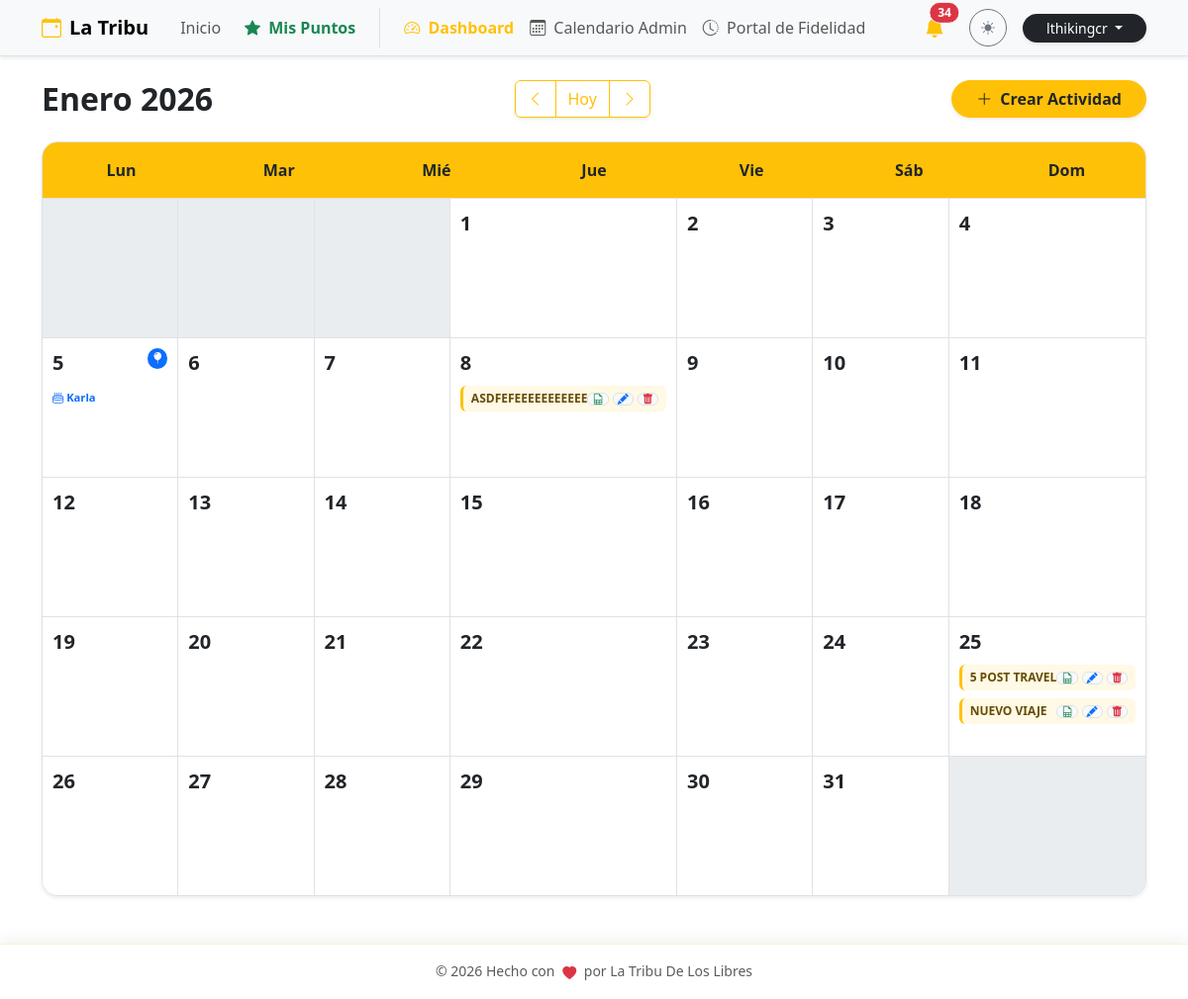
Screenshot of /admin/calendar (signed in) with the database file from the repository.
### db.py (models this page shows, shortened)
class User(db.Model, UserMixin):
    __tablename__ = 'user'
    id = db.Column(db.Integer, primary_key=True)
    email = db.Column(db.String(120), unique=True, nullable=False)
    password = db.Column(db.String(200), nullable=False)
    is_superuser = db.Column(db.Boolean, default=False)

class Member(db.Model):
    __tablename__ = 'member'
    id = db.Column(db.Integer, primary_key=True)
    pin = db.Column(db.String(6), unique=True, nullable=False)
    nombre = db.Column(db.String(100), nullable=False)
    apellido1 = db.Column(db.String(100), nullable=False)
    apellido2 = db.Column(db.String(100))
    telefono = db.Column(db.String(20))
    birth_date = db.Column(db.Date)
    puntos_totales = db.Column(db.Integer, default=0)
    debt_pending = db.Column(db.Boolean, default=False)
    ultimo_regalo_bday = db.Column(db.Integer, default=0) # Año del último bono acreditado
    bookings = db.relationship('Booking', backref='member', lazy=True)
    logs = db.relationship('PointLog', backref='member', lazy=True)

class Event(db.Model):
    __tablename__ = 'event'
    id = db.Column(db.Integer, primary_key=True)
    title = db.Column(db.String(100), nullable=False)
    flyer = db.Column(db.String(120)) # Nombre del archivo de imagen física
    currency = db.Column(db.String(5), default='¢')
    price = db.Column(db.Float, nullable=False)
    reservation_fee = db.Column(db.String(50)) # Texto descriptivo ej: "5000 colones"
    points_reward = db.Column(db.Integer, default=10) # Puntos base que otorga el evento
    activity_type = db.Column(db.String(50)) # Caminata, Camping, Taller, etc.
    difficulty = db.Column(db.String(50))
    distance = db.Column(db.String(50))
    duration_days = db.Column(db.Integer, default=1)
    event_date = db.Column(db.Date, nullable=False)
    end_date = db.Column(db.Date) # Para expediciones de varios días
    departure_point = db.Column(db.String(150))
    departure_time = db.Column(db.String(20))
    pickup_point = db.Column(db.String(200))
    capacity = db.Column(db.Integer, default=0)
    description = db.Column(db.Text)
    status = db.Column(db.String(20), default='Activa') # Activa, Suspendido, Se Traslado, Oculto
    moved_date = db.Column(db.Date) # Nueva fecha en caso de reprogramación
    bookings = db.relationship('Booking', backref='event', lazy=True, cascade="all, delete-orphan")

### logistica.py (the view)
@calendar_bp.route('/admin/calendar')
@login_required
def view():
    cr_today_dt = datetime.now(timezone.utc).replace(tzinfo=None) - timedelta(hours=6)
    year = request.args.get('year', cr_today_dt.year, type=int)
    month = request.args.get('month', cr_today_dt.month, type=int)
    if month > 12: month = 1; year += 1
    elif month < 1: month = 12; year -= 1
    cal = calendar.Calendar(firstweekday=0)
    weeks = cal.monthdayscalendar(year, month)
    events = Event.query.all()
    monthly_birthdays = Member.query.filter(extract('month', Member.birth_date) == month).all()
    return render_template('calendar.html',
                           weeks=weeks, year=year, month=month,
                           month_name=MESES_ES[month],
                           events=events,
                           monthly_birthdays=monthly_birthdays)

### app.py (called while the page is built)
@login_manager.user_loader
def load_user(user_id):
    try:
        return db.session.get(User, int(user_id))
    except (TypeError, ValueError, Exception):
        return None

@app.before_request
def force_https():
    if request.headers.get('X-Forwarded-Proto') == 'http':
        url = request.url.replace('http://', 'https://', 1)
        return redirect(url, code=301)

### rutas.py (called while the page is built)
def get_config(key, default_val=""):
    try:
        conf = SystemConfig.query.filter_by(key=key).first()
        return conf.value if conf else default_val
    except:
        return default_val

### templates/calendar.html (shortened to what this page needs)
{% extends "base.html" %}
{% block content %}
<div class="d-flex flex-column flex-md-row justify-content-between align-items-center mb-4 gap-3 animate__animated animate__fadeIn">
    <h2 class="mb-0 fw-bold">{{ month_name }} {{ year }}</h2>
    <div class="btn-group shadow-sm">
        <a href="{{ url_for('calendar_view.view', year=year, month=month-1) }}" class="btn btn-outline-warning">
            <i class="bi bi-chevron-left"></i>
        </a>
        <a href="{{ url_for('calendar_view.view') }}" class="btn btn-outline-warning">Hoy</a>
        <a href="{{ url_for('calendar_view.view', year=year, month=month+1) }}" class="btn btn-outline-warning">
            <i class="bi bi-chevron-right"></i>
        </a>
    </div>
    <button class="btn btn-warning fw-bold shadow-sm text-dark px-4 rounded-pill" data-bs-toggle="modal" data-bs-target="#addEventModal">
        <i class="bi bi-plus-lg me-2"></i>Crear Actividad
    </button>
</div>
<div class="calendar-wrapper shadow-sm rounded-4 overflow-hidden border bg-white">
    <div class="calendar-header-grid bg-warning text-dark py-3 fw-bold border-bottom text-center">
        <div>Lun</div>
        <div>Mar</div>
        <div>Mié</div>
        <div>Jue</div>
        <div>Vie</div>
        <div>Sáb</div>
        <div>Dom</div>
    </div>
    <div class="calendar-days-grid">
        {% for week in weeks %}
            {% for day in week %}
                <div class="calendar-cell {% if day == 0 %}empty bg-light bg-opacity-50{% else %}clickable-cell{% endif %}"
                     {% if day != 0 %}onclick="if(!event.target.closest('.event-actions') && !event.target.closest('.modal')) openAddModal({{ day }})"{% endif %}>
                    {% if day != 0 %}
                        <div class="d-flex justify-content-between align-items-start mb-2">
                            <span class="day-number fw-bold fs-5">{{ day }}</span>
                            {% set day_birthdays = [] %}
                            {% for mb in monthly_birthdays %}
                                {% if mb.birth_date.day == day %}
                                    {% set _ = day_birthdays.append(mb) %}
                                {% endif %}
                            {% endfor %}
                            {% if day_birthdays %}
                                <span class="badge bg-primary rounded-circle p-1" title="Cumpleaños: {{ day_birthdays|length }}">
                                    <i class="bi bi-balloon-fill"></i>
                                </span>
                            {% endif %}
                        </div>
                        <div class="event-stack">
                            {% for event in events %}
                                {% if event.event_date.day == day and event.event_date.month == month and event.event_date.year == year %}
                                    <div class="event-item-wrapper mb-1 position-relative group-hover">
                                        <div class="event-pill d-flex justify-content-between align-items-center {{ 'bg-warning text-dark border-warning' if event.status == 'Se Traslado' else 'bg-warning bg-opacity-10 text-warning-emphasis border-warning' }}"
                                             title="{{ event.title }}">
                                            <div class="text-truncate" style="max-width: 65%;">
                                                {{ event.title }}
                                            </div>
                                            <div class="event-actions d-flex gap-1">
                                                <a href="{{ url_for('main.export_participants', event_id=event.id) }}" class="btn btn-xs btn-light border p-0 px-1" title="Lista CSV" onclick="event.stopPropagation();">
                                                    <i class="bi bi-file-earmark-spreadsheet text-success"></i>
                                                </a>
                                                <button type="button" class="btn btn-xs btn-light border p-0 px-1" data-bs-toggle="modal" data-bs-target="#editEventModal{{ event.id }}" onclick="event.stopPropagation();">
                                                    <i class="bi bi-pencil-fill text-primary"></i>
                                                </button>
                                                <button type="button" class="btn btn-xs btn-light border p-0 px-1" data-bs-toggle="modal" data-bs-target="#deleteEventModal{{ event.id }}" onclick="event.stopPropagation();">
                                                    <i class="bi bi-trash-fill text-danger"></i>
                                                </button>
                                            </div>
                                        </div>
                                    </div>
                                {% endif %}
                            {% endfor %}
                            {% for bday_person in day_birthdays %}
                                <div class="x-small text-primary fw-bold mt-1">
                                    <i class="bi bi-cake2"></i> {{ bday_person.nombre }}
                                </div>
                            {% endfor %}
                        </div>
                    {% endif %}
                </div>
            {% endfor %}
        {% endfor %}
    </div>
</div>
{% endblock %}

### templates/base.html (shortened to what this page needs)
<!DOCTYPE html>
<html lang="es" data-bs-theme="light">
<head>
    <link href="https://cdn.jsdelivr.net/npm/bootstrap@5.3.2/dist/css/bootstrap.min.css" rel="stylesheet">
    <link rel="stylesheet" href="https://cdn.jsdelivr.net/npm/bootstrap-icons@1.11.1/font/bootstrap-icons.css">
    <link rel="stylesheet" href="https://cdnjs.cloudflare.com/ajax/libs/animate.css/4.1.1/animate.min.css"/>
</head>
<body>
    <nav class="navbar navbar-expand-lg bg-body-tertiary border-bottom sticky-top shadow-sm">
        <div class="container">
            <a class="navbar-brand fw-bold" href="{{ url_for('main.home') }}">
                <i class="bi bi-calendar-event me-2 text-warning"></i>La Tribu
            </a>
            <div class="collapse navbar-collapse" id="navbarNav">
                <ul class="navbar-nav me-auto align-items-center">
                    <li class="nav-item">
                        <a class="nav-link px-3" href="{{ url_for('main.home') }}">Inicio</a>
                    </li>
                    <li class="nav-item">
                        <button class="nav-link btn btn-link text-decoration-none fw-bold text-success border-0 bg-transparent" data-bs-toggle="modal" data-bs-target="#pointsModal">
                            <i class="bi bi-star-fill me-1"></i> Mis Puntos
                        </button>
                    </li>
                    {% if current_user.is_authenticated and current_user.is_superuser %}
                    <li class="nav-item ms-lg-3 border-start ps-lg-3">
                        <a class="nav-link fw-bold text-warning" href="{{ url_for('main.dashboard') }}">
                            <i class="bi bi-speedometer2 me-1"></i> Dashboard
                        </a>
                    </li>
                    <li class="nav-item">
                        <a class="nav-link" href="{{ url_for('calendar_view.view') }}">
                            <i class="bi bi-calendar3 me-1"></i> Calendario Admin
                        </a>
                    </li>
                    <li class="nav-item">
                        <a class="nav-link" href="{{ url_for('puntos.historial_global') }}">
                            <i class="bi bi-clock-history me-1"></i> Portal de Fidelidad
                        </a>
                    </li>
                    {% endif %}
                </ul>
                <div class="d-flex align-items-center gap-3 mt-3 mt-lg-0">
                    {% if current_user.is_authenticated and current_user.is_superuser %}
                    <div class="dropdown">
                        <button class="btn btn-link position-relative text-dark p-0 me-2" type="button" data-bs-toggle="dropdown" aria-expanded="false">
                            <i class="bi bi-bell-fill fs-5 text-warning"></i>
                            {% if admin_unread_count > 0 %}
                            <span class="position-absolute top-0 start-100 translate-middle badge rounded-pill bg-danger border border-light animate__animated animate__pulse animate__infinite">
                                {{ admin_unread_count }}
                            </span>
                            {% endif %}
                        </button>
                    </div>
                    {% endif %}
                    <button class="btn btn-sm btn-outline-secondary rounded-circle" id="themeToggler" title="Cambiar tema" style="width: 38px; height: 38px; padding: 0;">
                        <i class="bi bi-sun-fill" id="themeIcon"></i>
                    </button>
                    {% if current_user.is_authenticated %}
                        <div class="dropdown">
                            <button class="btn btn-dark btn-sm rounded-pill px-4 dropdown-toggle shadow-sm border-0" type="button" data-bs-toggle="dropdown">
                                {{ current_user.email.split('@')[0] }}
                            </button>
                        </div>
                    {% else %}
                        <a href="{{ url_for('auth.login') }}" class="btn btn-warning btn-sm text-dark fw-bold rounded-pill px-4 shadow-sm border-0">
                            <i class="bi bi-lock-fill me-1"></i>Admin
                        </a>
                    {% endif %}
                </div>
            </div>
        </div>
    </nav>
    <main class="container py-4">
        {% block content %}{% endblock %}
    </main>
    <footer class="footer-sticky-blur py-3 text-center">
        <div class="container d-flex justify-content-center align-items-center gap-3">
            <span class="text-body-secondary fw-medium small">
                © 2026 Hecho con <i class="bi bi-heart-fill text-danger heart-beat mx-1"></i> por La Tribu De Los Libres
            </span>
        </div>
    </footer>
</body>
</html>

### templates/base.html (style rules this page uses)
.heart-beat { display: inline-block; animation: heartbeat 1.5s infinite; vertical-align: middle; }
.footer-sticky-blur { position: fixed; bottom: 0; width: 100%; z-index: 1030; backdrop-filter: blur(12px); -webkit-backdrop-filter: blur(12px); background-color: rgba(var(--bs-body-bg-rgb), 0.8) !important; border-top: 1px solid rgba(var(--bs-warning-rgb), 0.2); box-shadow: 0 -5px 15px rgba(0, 0, 0, 0.05); }
body { padding-bottom: 80px; min-height: 100vh; display: flex; flex-direction: column; transition: background-color 0.3s ease, color 0.3s ease; }
main { flex: 1; }
.nav-link, .btn { transition: all 0.2s ease-in-out; }

### templates/calendar.html (style rules this page uses)
.calendar-header-grid { display: grid; grid-template-columns: repeat(7, 1fr); text-align: center; background-color: #ffc107; }
.calendar-days-grid { display: grid; grid-template-columns: repeat(7, 1fr); background-color: #dee2e6; gap: 1px; }
.calendar-cell { min-height: 140px; background-color: #fff; padding: 10px; transition: background-color 0.2s ease; }
.day-number { color: #adb5bd; }
.clickable-cell .day-number { color: #212529; }
.event-stack { display: flex; flex-direction: column; gap: 4px; }
.event-pill { font-size: 0.75rem; padding: 4px 8px; border-radius: 6px; border-left: 3px solid #ffc107; white-space: nowrap; overflow: hidden; text-overflow: ellipsis; font-weight: 600; cursor: pointer; }
.btn-xs { padding: 0.1rem 0.3rem; font-size: 0.7rem; line-height: 1; }
.x-small { font-size: 0.7rem; }

### rows the page displays
User: email "lthikingcr"
Member: nombre "Karla"
Event: title "ASDFEFEEEEEEEEEEE"
Event: title "5 POST TRAVEL"
Event: title "NUEVO VIAJE"

### other values shown
{{ admin_unread_count }} "34"
{{ month_name }} "Enero"
{{ year }} "2026"
{{ day }} "1" "2" "3" "4" "5" "6" "7" "8" "9" "10" "11" "12" "13" "14" "15" "16" "17" "18" "19" "20" "21" "22" "23" "24" "25" "26" "27" "28" "29" "30" "31"
